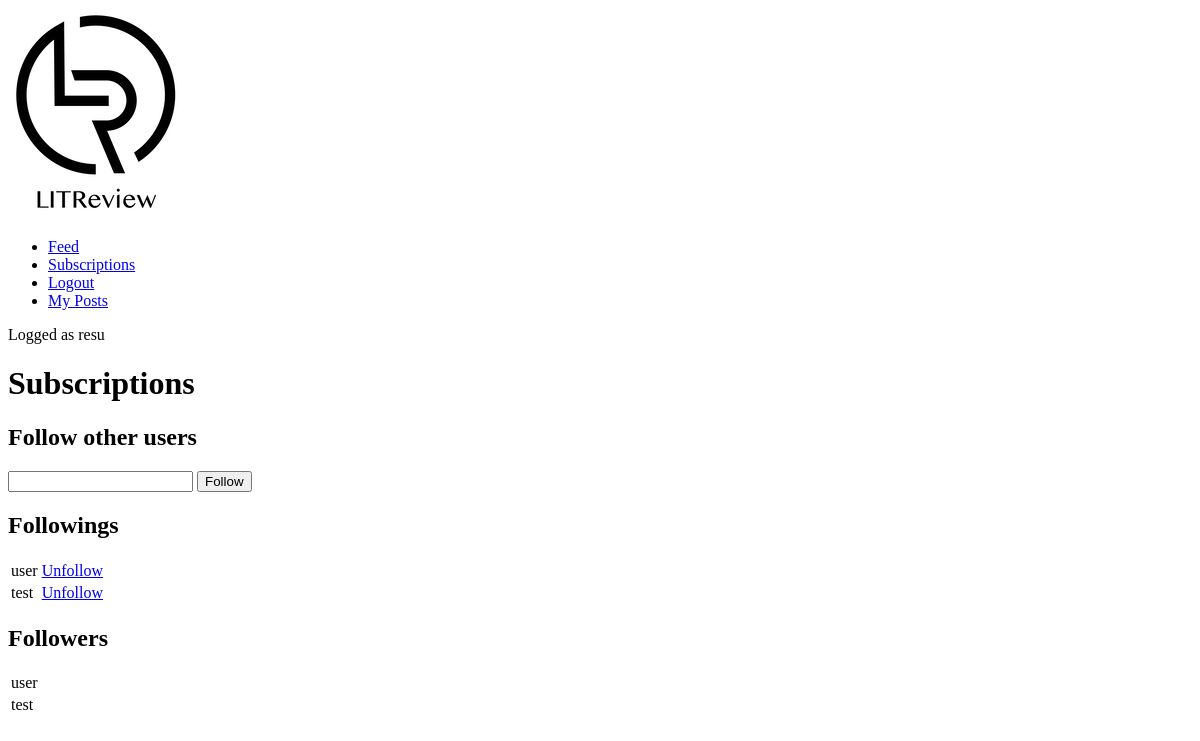
/feed/subscriptions/ (signed in), run on an earlier commit of the app's database.
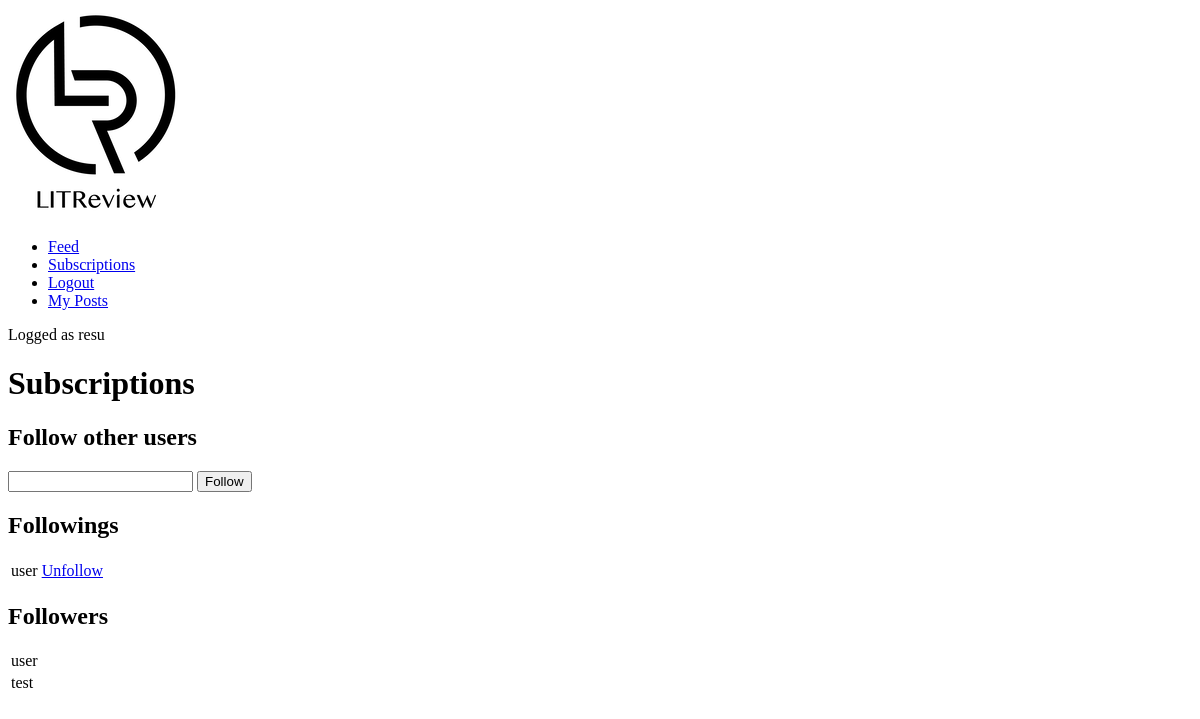
And on a later commit of the database.
### authentication/models.py (models this page shows)
class User(AbstractUser):
    pass

class UserFollows(models.Model):
    user = models.ForeignKey(
        to=settings.AUTH_USER_MODEL,
        on_delete=models.CASCADE,
        related_name='following'
    )
    followed_user = models.ForeignKey(
        to=settings.AUTH_USER_MODEL,
        on_delete=models.CASCADE,
        related_name='followed_by'
    )
    class Meta:
        unique_together = ('user', 'followed_user')

### review/views.py (the view)
# urls.py: path("subscriptions/", views.subscriptions, name='subscriptions'),
@login_required
def subscriptions(r):
    User = get_user_model()
    if r.method == 'POST':
        form = forms.FollowUsersForm(r.POST)
        try:
            followed_user = User.objects.get(username=r.POST['followed_user'])
            if form.is_valid():
                following = auth_models.UserFollows(
                    user=r.user,
                    followed_user=followed_user
                )
                following.save()
                return redirect('subscriptions')
        except ObjectDoesNotExist:
            messages.error(r, 'The user does not exist')
        except IntegrityError:
            messages.error(r, 'You already follow this user')
    else:
        form = forms.FollowUsersForm()
    followings = auth_models.UserFollows.objects.filter(
        user=r.user
    )
    followers = auth_models.UserFollows.objects.filter(
        followed_user=r.user
    )
    return render(
        r,
        'review/subscriptions.html',
        {'form': form, 'followings': followings, 'followers': followers}
    )

### review/forms.py
class FollowUsersForm(forms.Form):
    followed_user = forms.CharField(label='', max_length=150)

### review/templates/review/subscriptions.html (shortened to what this page needs)
{% extends 'base.html' %}
{% block content %}
<h1>Subscriptions</h1>
<h2>Follow other users</h2>
<form action="" method="post">
    {{ form }}
    <button type="submit">Follow</button>
</form>
<h2>Followings</h2>
<table>
    {% for following in followings %}
        <tr>
            <td>{{ following.followed_user.username }}</td>
            <td><a href="{% url 'unfollow' following.followed_user.id %}">Unfollow</a></td>
        </tr>
    {% endfor %}
</table>
<h2>Followers</h2>
<table>
    {% for follower in followers %}
        <tr>
            <td>{{ follower.user.username }}</td>
        </tr>
    {% endfor %}
</table>
{% endblock %}

### templates/base.html (shortened to what this page needs)
{% load static %}
<!DOCTYPE html>
<html lang="en">
<head>
    <link rel="stylesheet" href="{% static 'style.css' %}">
</head>
<body>
    <header>
        <div class="logo">
            <a href="{% url 'feed' %}">
                <img src="{% static 'litreview-logo.png' %}" alt="">
            </a>
        </div>
        {% if user.is_authenticated %}
            <div class="header-menu">
                <ul>
                    <li><a href="{% url 'feed' %}">Feed</a></li>
                    <li><a href="{% url 'subscriptions' %}">Subscriptions</a></li>
                    <li><a href="{% url 'logout' %}">Logout</a></li>
                    <li><a href="{% url 'posts' %}">My Posts</a></li>
                </ul>
                <p>Logged as {{ user.username  }}</p>
            </div>
        {% endif %}
    </header>
    {% block content %}{% endblock %}
</body>
</html>

### static/style.css (style rules this page uses)
.logo { width: 150px; }

What changed in the data, as far as the page shows it:
removed UserFollows: followed_user.username "test", shown under "Followings"
